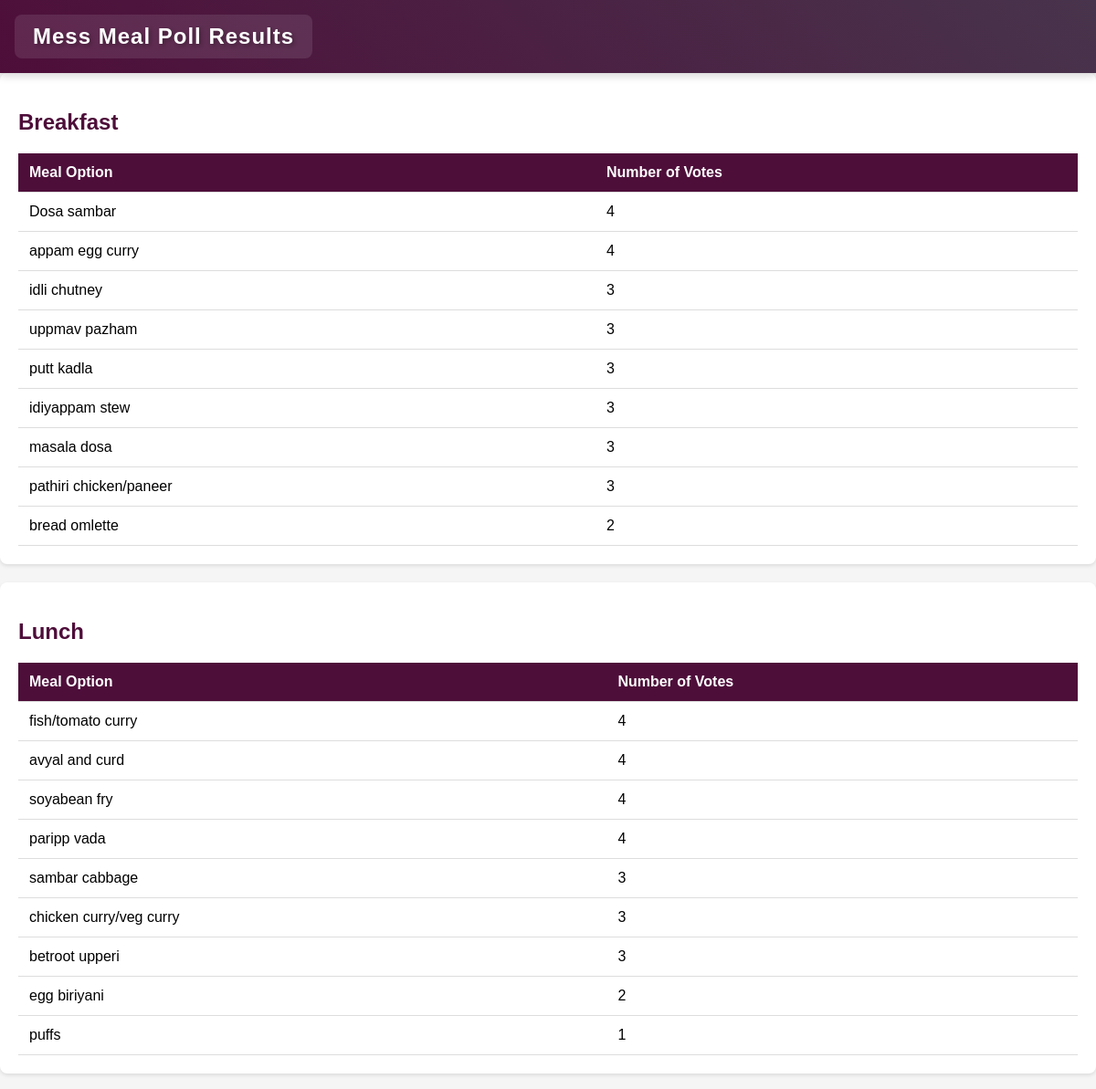
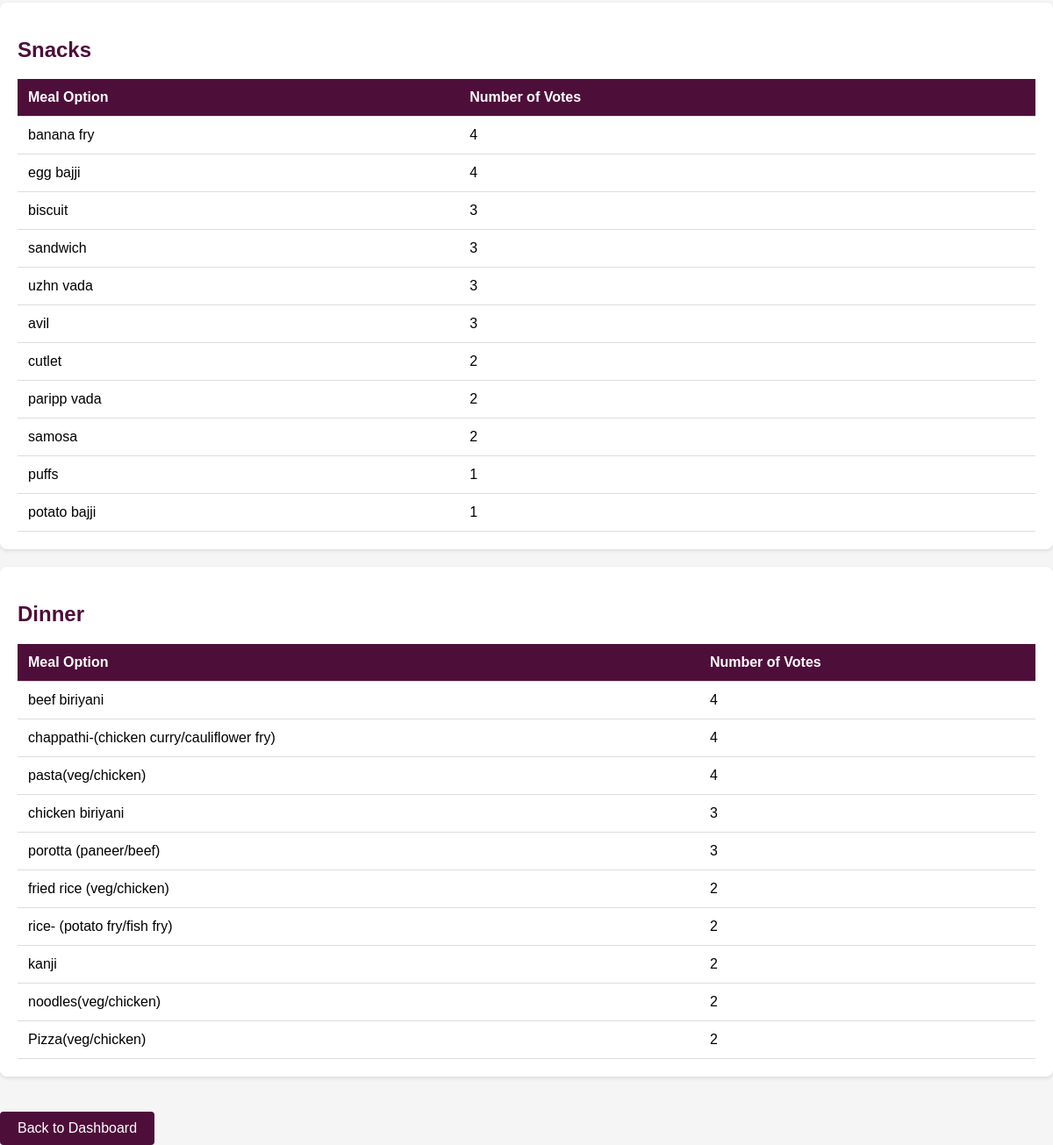
Page /php/resident_view_polls.php (signed in) on the committed database (2 pictures, top to bottom).
### tables this page shows
CREATE TABLE `mess_poll_options` (
  `id` int(11) NOT NULL,
  `category` enum('breakfast','lunch','snacks','dinner') NOT NULL,
  `option_text` varchar(255) NOT NULL
);

### php/resident_view_polls.php (the view, shortened to what this page needs)
<?php
include 'db_connect.php';
$categories = ['breakfast', 'lunch', 'snacks', 'dinner'];
$results = [];
foreach ($categories as $category) {
    $sql = "SELECT m.id, m.option_text, COUNT(p.id) as votes
            FROM mess_poll_options m
            LEFT JOIN poll_responses p ON m.id = p.option_id
            WHERE m.category = ?
            GROUP BY m.id, m.option_text
            ORDER BY votes DESC";
    $stmt = $conn->prepare($sql);
    $stmt->bind_param("s", $category);
    $stmt->execute();
    $results[$category] = $stmt->get_result()->fetch_all(MYSQLI_ASSOC);
}
?>
<!DOCTYPE html>
<html lang="en">
<head>
</head>
<body>
    <nav class="navbar">
        <h1>Mess Meal Poll Results</h1>
    </nav>
    <div class="container">
        <?php foreach ($categories as $category): ?>
            <div class="category-section">
                <h2><?php echo ucfirst($category); ?></h2>
                <table class="results-table">
                    <thead>
                        <tr>
                            <th>Meal Option</th>
                            <th>Number of Votes</th>
                        </tr>
                    </thead>
                    <tbody>
                        <?php foreach ($results[$category] as $result): ?>
                            <?php if ($result['votes'] > 0): ?>
                                <tr>
                                    <td><?php echo htmlspecialchars($result['option_text']); ?></td>
                                    <td><?php echo htmlspecialchars($result['votes']); ?></td>
                                </tr>
                            <?php endif; ?>
                        <?php endforeach; ?>
                    </tbody>
                </table>
            </div>
        <?php endforeach; ?>
        <a href="resident.php" class="back-button">Back to Dashboard</a>
    </div>
</body>
</html>

### php/resident_view_polls.php (style rules this page uses)
body { font-family: Arial, sans-serif; margin: 0; padding: 0; background-color: #f5f5f5; position: relative; min-height: 100vh; }
body::before { content: ''; position: fixed; top: 0; left: 0; width: 100%; height: 150vh; background-image: url('https://imgs.search.brave.com/XAaBZm7wAJa1cNK6eRTjTUkGt-5zsENVfJvBr2YPGiA/rs:fit:860:0:0:0/g:ce/aHR0cHM6Ly90My5m/dGNkbi5uZXQvanBn/LzA2LzI5LzA3LzIy/LzM2MF9GXzYyOTA3/MjI5NF9sN05nR0VV/dnJRT01KWHFuMTB3/cEY0SEdockRmRVRP/bS5qcGc'); background-size: cover; background-position: center bottom; background-repeat: no-repeat; filter: blur(5px); z-index: -1; }
.navbar { background: linear-gradient(45deg, #4e0e3a, #48344c); padding: 1rem; color: white; display: flex; justify-content: space-between; align-items: center; backdrop-filter: blur(5px); box-shadow: 0 2px 10px rgba(0, 0, 0, 0.2); }
.navbar h1 { margin: 0; font-size: 1.5rem; text-shadow: 2px 2px 4px rgba(0, 0, 0, 0.3); background: rgba(255, 255, 255, 0.1); padding: 10px 20px; border-radius: 8px; letter-spacing: 1px; }
.container { max-width: 1200px; margin: 0 auto; }
.category-section { background: white; padding: 20px; margin-bottom: 20px; border-radius: 8px; box-shadow: 0 2px 4px rgba(0,0,0,0.1); }
h2 { color: #4e0e3a; }
.results-table { width: 100%; border-collapse: collapse; margin-top: 15px; }
.results-table th, .results-table td { padding: 12px; text-align: left; border-bottom: 1px solid #ddd; }
.results-table th { background-color: #4e0e3a; color: white; }
.back-button { display: inline-block; padding: 10px 20px; background-color: #4e0e3a; color: white; text-decoration: none; border-radius: 4px; margin-top: 20px; }

### rows in the picture
mess_poll_options: option_text "Dosa sambar", votes "4"
mess_poll_options: option_text "appam egg curry", votes "4"
mess_poll_options: option_text "idli chutney", votes "3"
mess_poll_options: option_text "uppmav pazham", votes "3"
mess_poll_options: option_text "putt kadla", votes "3"
mess_poll_options: option_text "idiyappam stew", votes "3"
mess_poll_options: option_text "masala dosa", votes "3"
mess_poll_options: option_text "pathiri chicken/paneer", votes "3"
mess_poll_options: option_text "bread omlette", votes "2"
mess_poll_options: option_text "fish/tomato curry", votes "4"
mess_poll_options: option_text "avyal and curd", votes "4"
mess_poll_options: option_text "soyabean fry", votes "4"
mess_poll_options: option_text "paripp vada", votes "4"
mess_poll_options: option_text "sambar cabbage", votes "3"
mess_poll_options: option_text "chicken curry/veg curry", votes "3"
mess_poll_options: option_text "betroot upperi", votes "3"
mess_poll_options: option_text "egg biriyani", votes "2"
mess_poll_options: option_text "puffs", votes "1"
mess_poll_options: option_text "banana fry", votes "4"
mess_poll_options: option_text "egg bajji", votes "4"
mess_poll_options: option_text "biscuit", votes "3"
mess_poll_options: option_text "sandwich", votes "3"
mess_poll_options: option_text "uzhn vada", votes "3"
mess_poll_options: option_text "avil", votes "3"
mess_poll_options: option_text "cutlet", votes "2"
mess_poll_options: option_text "paripp vada", votes "2"
mess_poll_options: option_text "samosa", votes "2"
mess_poll_options: option_text "puffs", votes "1"
mess_poll_options: option_text "potato bajji", votes "1"
mess_poll_options: option_text "beef biriyani", votes "4"
mess_poll_options: option_text "chappathi-(chicken curry/cauliflower fry)", votes "4"
mess_poll_options: option_text "pasta(veg/chicken)", votes "4"
mess_poll_options: option_text "chicken biriyani", votes "3"
mess_poll_options: option_text "porotta (paneer/beef)", votes "3"
mess_poll_options: option_text "fried rice (veg/chicken)", votes "2"
mess_poll_options: option_text "rice- (potato fry/fish fry)", votes "2"
mess_poll_options: option_text "kanji", votes "2"
mess_poll_options: option_text "noodles(veg/chicken)", votes "2"
mess_poll_options: option_text "Pizza(veg/chicken)", votes "2"

### other values in the picture
$category "Breakfast"
$category "Lunch"
$category "Snacks"
$category "Dinner"
